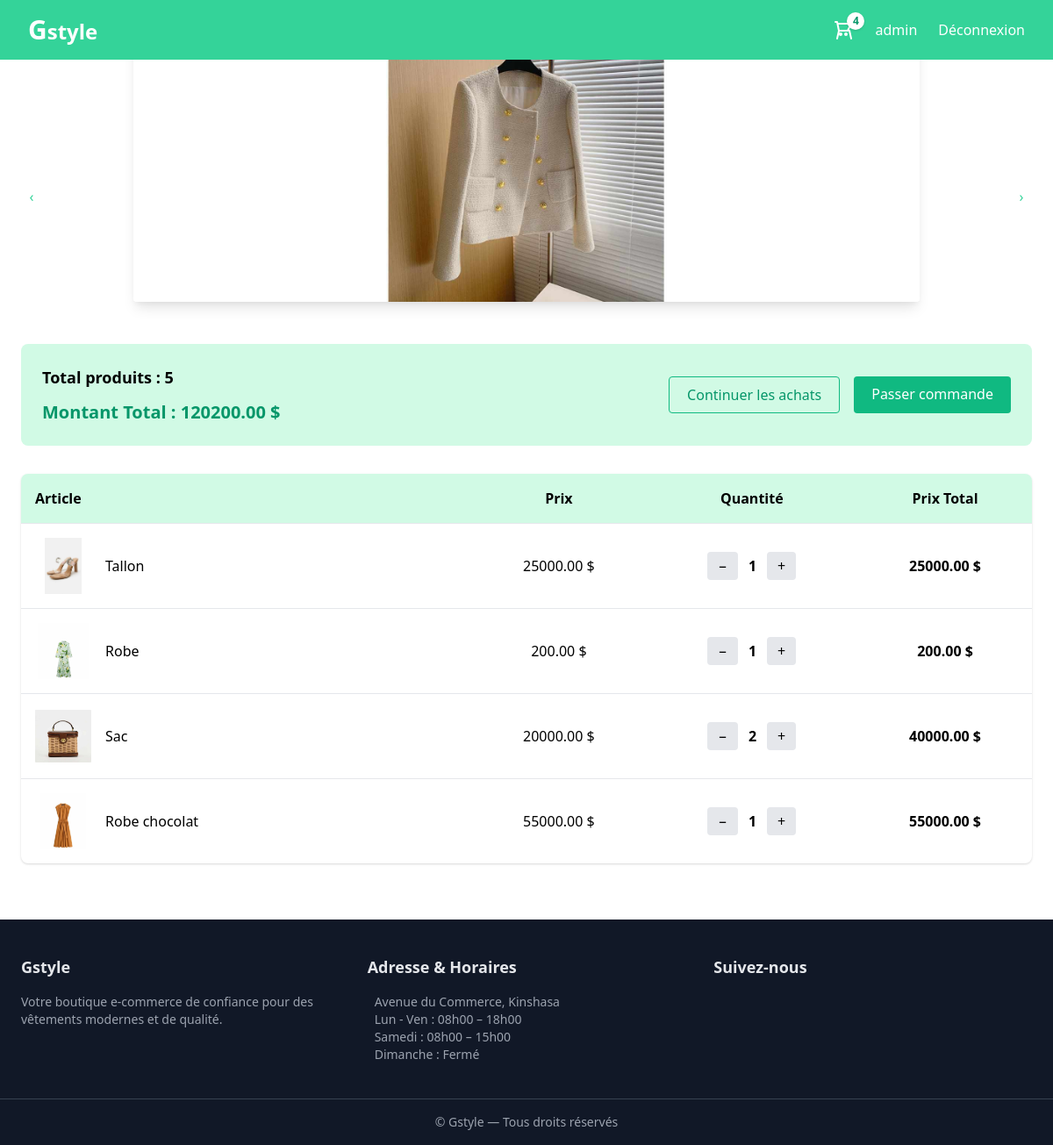
The app's page /panier/ (signed in), older data.
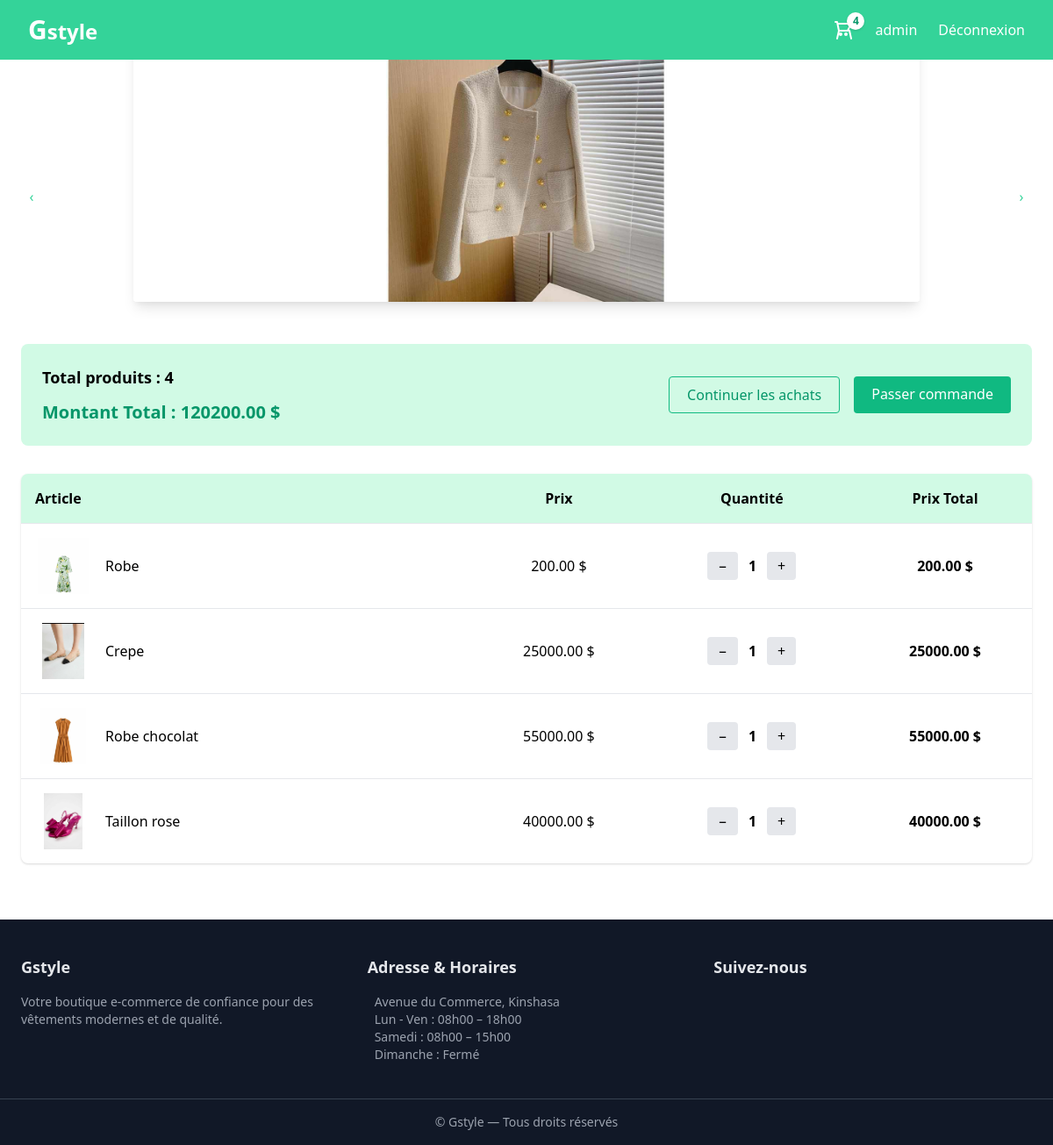
The same page, newer data.
### panier/models.py (models this page shows, shortened)
class Panier(models.Model):
    user = models.ForeignKey(User, on_delete=models.CASCADE, null=True, blank=True)
    date_creation = models.DateTimeField(auto_now_add=True)
    date_modification = models.DateTimeField(auto_now=True)
    def total_items_count(self):
        return self.lignepanier_set.count()
    def total_items(self):
        return sum(ligne.quantite for ligne in self.lignepanier_set.all())
    def total_price(self):
        return sum(ligne.total() for ligne in self.lignepanier_set.all())

class LignePanier(models.Model):
    panier = models.ForeignKey(Panier, on_delete=models.CASCADE)
    produit = models.ForeignKey(Produit, on_delete=models.CASCADE)
    quantite = models.PositiveIntegerField(default=1)
    class Meta:
        unique_together = ('panier', 'produit')
    def total(self):
        return self.quantite * self.produit.prix

### products/models.py (models this page shows, shortened)
class Produit(models.Model):
    nom = models.CharField(max_length=200)
    description = models.TextField()
    prix = models.DecimalField(max_digits=10, decimal_places=2)
    image = models.ImageField(upload_to='products/')
    stock = models.PositiveIntegerField(default=0)
    est_populaire = models.BooleanField(default=False)
    categorie = models.ForeignKey(Categorie, on_delete=models.SET_NULL, null=True, blank=True)

### panier/views.py (the view)
# urls.py: path('', views.cart_view, name='cart'),
@login_required(login_url='login')
def cart_view(request):
    panier, created = Panier.objects.get_or_create(user=request.user)
    return render(request, 'panier/cart.html', {
        'panier': panier
    })

### panier/context_processors.py (called while the page is built)
def panier_context(request):
    if request.user.is_authenticated:
        panier, _ = Panier.objects.get_or_create(user=request.user)
        return {'panier': panier}
    return {'panier': None}

### panier/templates/panier/cart.html (shortened to what this page needs)
{% extends "base.html" %}
{% load static %}
{% block content %}
<div class="bg-green-100 p-6 rounded-lg mb-8 flex flex-col md:flex-row justify-between items-center gap-4">
    <div>
        <p class="text-lg font-semibold">
            Total produit{{ panier.total_items|pluralize }} : {{ panier.total_items }}
        </p>
        <p class="text-xl mt-3 font-bold text-green-600">
            Montant Total : {{ panier.total_price }} $
        </p>
    </div>
    <div class="flex gap-4">
        <a href="{% url 'products:list_products' %}"
           class="px-5 py-2 border border-green-500 text-green-600 rounded hover:bg-green-50 transition">
            Continuer les achats
        </a>
        <a href="{% url "commande:checkout" %}"
           class="px-5 py-2 bg-green-500 text-white rounded hover:bg-green-600 transition">
            Passer commande
        </a>
    </div>
</div>
<div class="bg-white rounded-lg shadow overflow-hidden">
    <table class="w-full text-sm md:text-base">
        <thead class="bg-green-100">
            <tr>
                <th class="p-4 text-left">Article</th>
                <th>Prix</th>
                <th>Quantité</th>
                <th>Prix Total</th>
            </tr>
        </thead>
        <tbody>
        {% for ligne in panier.lignepanier_set.all %}
            <tr class="border-t text-center">
                <td class="p-4 flex items-center gap-4 text-left">
                    <img src="{{ ligne.produit.image.url }}"
                         class="w-16 h-16 object-contain rounded">
                    <span>{{ ligne.produit.nom }}</span>
                </td>
                <td>{{ ligne.produit.prix }} $</td>
                <td>
                    <div class="flex justify-center items-center gap-3">
                        <a href="{% url 'decrease' ligne.id %}"
                           class="px-3 py-1 bg-gray-200 rounded hover:bg-red-500 -translate-y-3">−</a>
                        <span class="font-semibold">{{ ligne.quantite }}</span>
                        <a href="{% url 'increase' ligne.id %}"
                           class="px-3 py-1 bg-gray-200 rounded hover:bg-green-400 -translate-y-3">+</a>
                    </div>
                </td>
                <td class="font-semibold">
                    {{ ligne.total }} $
                </td>
            </tr>
        {% empty %}
            <tr>
                <td colspan="4" class="p-6 text-center text-gray-500">
                    Votre panier est vide 🛒
                </td>
            </tr>
        {% endfor %}
        </tbody>
    </table>
</div>
{% endblock %}

### ecommerce/templates/base.html (shortened to what this page needs)
{% load static %}
<!DOCTYPE html>
<html lang="fr">
<head>
    <link href="https://cdn.jsdelivr.net/npm/tailwindcss@2.2.19/dist/tailwind.min.css" rel="stylesheet">
</head>
<body class="bg-white text-black overflow-x-hidden">
<nav class="fixed top-0 left-0 w-full z-50 bg-green-400 px-8 py-4 flex justify-between items-center">
    <a href="{% url 'home' %}" class="text-white text-2xl font-bold">
        <span class="text-3xl">G</span>style
    </a>
    <div class="flex items-center gap-6">
        <a href="{% url 'cart' %}" class="relative flex items-center text-white font-medium">
            <svg xmlns="http://www.w3.org/2000/svg" class="w-6 h-6" fill="none"
                viewBox="0 0 24 24" stroke="currentColor">
                <path stroke-linecap="round" stroke-linejoin="round" stroke-width="2"
                    d="M3 3h2l.4 2M7 13h10l4-8H5.4M7 13L5.4 5M7 13l-2 9m14-9l2 9m-5-5a1 1 0 11-2 0 1 1 0 012 0zm-6 0a1 1 0 11-2 0 1 1 0 012 0z" />
            </svg>
            <span id="cart-badge"
                class="absolute -top-2 -right-3
                    flex items-center justify-center
                    w-5 h-5
                    bg-white text-green-600
                    text-xs font-bold
                    rounded-full
                    shadow">
                {{ panier.total_items_count|default:0 }}
            </span>
        </a>
        {% if request.user.is_authenticated %}
            <span class="text-white">{{ request.user.username }}</span>
            <a href="{% url 'logout' %}" class="text-white hover:text-gray-500">Déconnexion</a>
        {% else %}
            <a href="{% url 'login' %}" class="text-white hover:underline">Connexion</a>
            <a href="{% url 'register' %}" class="text-white hover:underline">Inscription</a>
        {% endif %}
    </div>
</nav>
<div
    x-data="{
        current: 0,
        images: [
            '{% static "images/prod1.jpg" %}',
            '{% static "images/prod2.jpg" %}',
            '{% static "images/prod3.jpg" %}'
        ]
    }"
    x-init="setInterval(() => current = (current + 1) % images.length, 3000)"
    class="relative w-full bg-white flex items-center justify-center py-6"
>
    <div class="relative w-full max-w-4xl h-80 overflow-hidden mx-auto rounded shadow-lg">
    <template x-for="(img, index) in images" :key="index">
        <img
            x-show="current === index"
            x-transition:enter="transition ease-out duration-700"
            x-transition:enter-start="opacity-0 scale-105"
            x-transition:enter-end="opacity-100 scale-100"
            x-transition:leave="transition ease-in duration-500"
            x-transition:leave-start="opacity-100 scale-100"
            x-transition:leave-end="opacity-0 scale-95"
            :src="img"
            class="absolute inset-0 w-full h-full object-contain bg-white"
            alt="Produit"
        >
    </template>
</div>
    <button
        @click="current = current === 0 ? images.length - 1 : current - 1"
        class="absolute left-4 top-1/2 -translate-y-1/2 h-20 w-10 text-green-400 px-3 py-1">
        ‹
    </button>
    <button
        @click="current = current === images.length - 1 ? 0 : current + 1"
        class="absolute right-4 top-1/2 -translate-y-1/2 h-20 w-10 text-green-400 px-3 py-1 ">
        ›
    </button>
</div>
<div class="p-6">
    {% block content %}{% endblock %}
</div>
<footer class="bg-gray-900 text-gray-200 mt-10">
    <div class="max-w-7xl mx-auto px-6 py-10 grid grid-cols-1 md:grid-cols-3 gap-8">
        <div>
            <h3 class="text-lg font-semibold mb-4">Gstyle</h3>
            <p class="text-sm text-gray-400">
                Votre boutique e-commerce de confiance pour des vêtements modernes
                et de qualité.
            </p>
        </div>
        <div>
            <h3 class="text-lg font-semibold mb-4">Adresse & Horaires</h3>
            <p class="text-sm text-gray-400">
                 Avenue du Commerce, Kinshasa<br>
                 Lun - Ven : 08h00 – 18h00<br>
                 Samedi : 08h00 – 15h00<br>
                 Dimanche : Fermé
            </p>
        </div>
        <div>
            <h3 class="text-lg font-semibold mb-4">Suivez-nous</h3>
        </div>
    </div>
    <div class="border-t border-gray-700 text-center py-4 text-sm text-gray-400">
        © {{ now|date:"Y" }} Gstyle — Tous droits réservés
    </div>
</footer>
</body>
</html>

Row changes from the older to the newer data that the page shows:
removed LignePanier: produit.image (picture), produit.nom "Tallon", produit.prix "25000.00", quantite "1", total "25000.00"
removed LignePanier: produit.image (picture), produit.nom "Sac", produit.prix "20000.00", quantite "2", total "40000.00"
computed for Panier: total_items "5" → "4"
added LignePanier: produit.image (picture), produit.nom "Crepe", produit.prix "25000.00", quantite "1", total "25000.00"
added LignePanier: produit.image (picture), produit.nom "Taillon rose", produit.prix "40000.00", quantite "1", total "40000.00"
